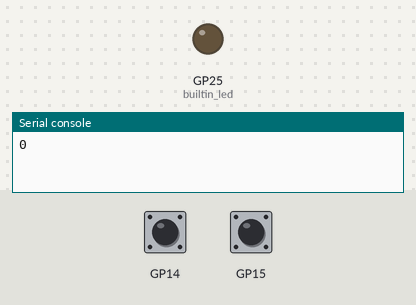
A program run on a simulated Raspberry Pi Pico running MicroPython. Parts: output pins drawn as LEDs (lit = HIGH), the last lines printed to the serial console. The inputs (shaded band) are chosen by the test bench; at power-on: GP14 HIGH, GP15 HIGH.

Above: at 1.2 s.
1.3 s: GP14 pulled LOW for 0.15 s
At 1.8 s:
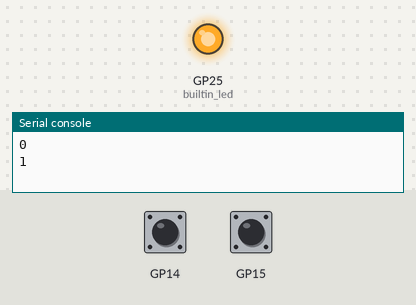
2.9 s: GP14 pulled LOW for 1 s
At 4.2 s:
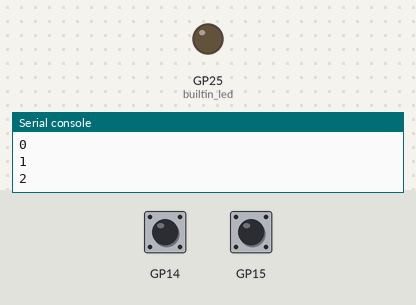
5.4 s: GP14 pulled LOW for 3.2 s
At 6.1 s:
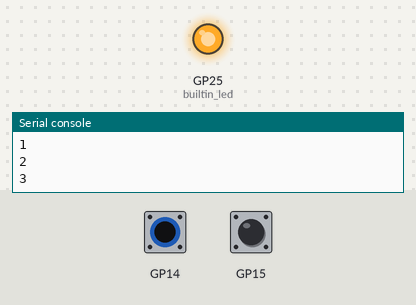
Timing chart, 0 to 8.4 s (numbered marks = the images above; inputs shaded):
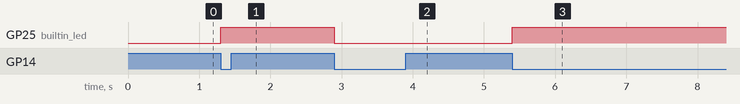

Measured:
- after the input at 1.3 s, GP25 (builtin_led): LOW → HIGH at once
- after the input at 2.9 s, GP25 (builtin_led): HIGH → LOW at once
- after the input at 5.4 s, GP25 (builtin_led): LOW → HIGH at once

The program:

34-two-button-print.py
```python
# Lab 34: Two Buttons
# Filename: 34-two-button-print.py
# Version: 1.0.0
#
# Count button presses using interrupts. Button 2 adds one and Button 1
# subtracts one.

import utime
from machine import Pin
import config

# hardware settings from config.py
BUTTON_PIN_1 = config.BUTTON_PIN_1
BUTTON_PIN_2 = config.BUTTON_PIN_2
# the LED built onto the Pico board (not set in config.py)
BUILT_IN_LED_PIN = 25

# Sample two button Raspberry Pi Pico MicroPython example
# with a debounce delay value of 200ms in the interrupt handler
# https://www.coderdojotc.org/micropython/basics/03-button/

# these are the pins in the lower-left corner (USB on top)
BUTTON_PIN_A = BUTTON_PIN_2
BUTTON_PIN_B = BUTTON_PIN_1

button_presses = 0 # the count of times the button has been pressed.  A is +1, B is -1
last_time = 0 # the last time we pressed the button

# we toggle the builtin LED to get visual feedback
builtin_led = Pin(BUILT_IN_LED_PIN, Pin.OUT)

# The lower left corner of the Pico has a wire that goes through the buttons upper left and the lower right goes to the 3.3 rail
button_a = Pin(BUTTON_PIN_A, Pin.IN, Pin.PULL_UP)
button_b = Pin(BUTTON_PIN_B, Pin.IN, Pin.PULL_UP)

# this is the interrupt callback handler
# get in and out quickly
def button_callback(pin):
    global button_presses, last_time
    new_time = utime.ticks_ms()
    # if it has been more that 1/5 of a second since the last event, we have a new event
    if (new_time - last_time) > 200:
        # print(pin)
        if pin == button_a:
            button_presses +=1
        else:
            button_presses -= 1
        last_time = new_time

# now we register the handler functions when either of the buttons is pressed
button_a.irq(trigger=Pin.IRQ_FALLING, handler = button_callback)
button_b.irq(trigger=Pin.IRQ_FALLING, handler = button_callback)

# This is for only printing when a new button press count value happens
old_presses = 0

print(button_presses)
while True:
    # only print on change in the button_presses value
    if button_presses != old_presses:
        print(button_presses)
        builtin_led.toggle()
        old_presses = button_presses
```

config.py
```python
# Moving Rainbow Configuration file
# Filename: config.py
# Version: 1.0.0
#
# This file contains the hardware configuration for your kit.
# It is imported by each program.
NEOPIXEL_PIN = 0
NUMBER_PIXELS = 30
BUTTON_PIN_1 = 15
BUTTON_PIN_2 = 14
```
